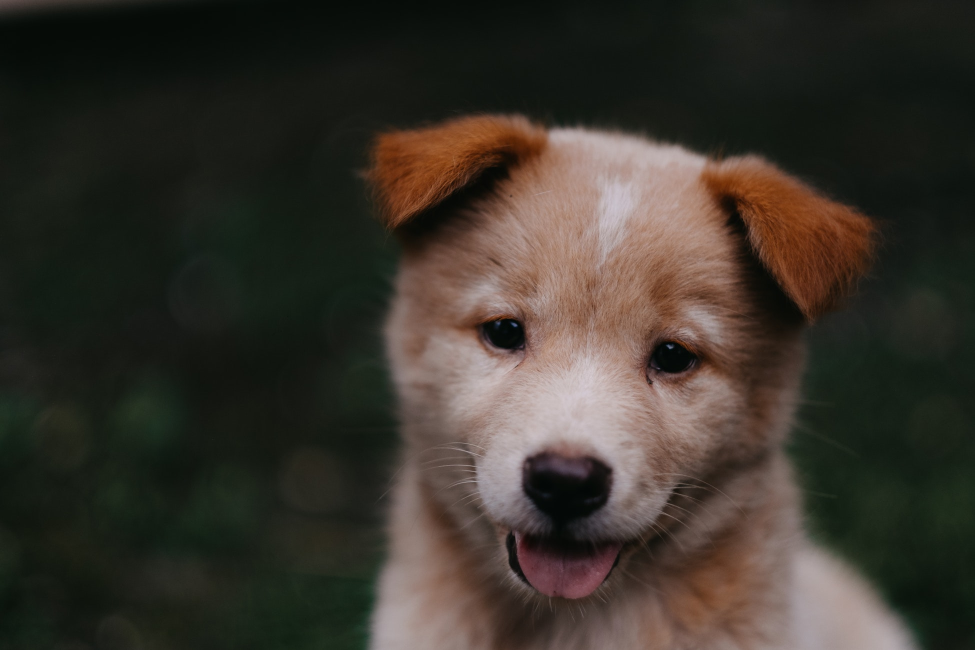
#> input picture 00-puppy.jpg, 1950 x 1300 px, found by its file name (shown at 1/2 size)
$ jupyter execute 'Blending - Image Processing.ipynb'   (shell and % lines are left out)
#> lines starting #> are read from the running program, lines starting #| are printed output that depends on the picture
[cell 1]
# In 1970s, HSL (Hue, Saturation, Lightness) space was developed on top of RGB color space. HSV or HSL are very closely aligned
# with how humans 'actually' percieve colors in real life

[cell 2]
import cv2
import matplotlib.pyplot as plt

[cell 3]
img = cv2.imread('Computer-Vision-with-Python/DATA/00-puppy.jpg')
#> img is the input picture: shape (1300, 1950, 3); mean B, G, R 43.8, 51.8, 57.3

[cell 4]
plt.imshow(img)

[cell 5]
img = cv2.cvtColor(img, cv2.COLOR_BGR2RGB)

[cell 6]
plt.imshow(img)

[cell 7]
# Now if we want to got to HSV or HSL, We can use cv2 again

img1 = cv2.imread('Computer-Vision-with-Python/DATA/00-puppy.jpg')

[cell 8]
img1 = cv2.cvtColor(img1, cv2.COLOR_RGB2HLS)
#> img1: shape (1300, 1950, 3); mean of channels 0, 1, 2 82.1, 52.3, 46.9

[cell 9]
plt.imshow(img1)

# Blending and Pasting Images

[cell 10]
# Blending is a method of combining two or images and add some weight of each image on the final result. We use the
# 'addWeighted' function to achieve this task.

# Formula to calculate final pixel of the image

## new_pixel = (alpha * first_image_pixel) + (beta * second_image_pixel) + gamma(optional)

[cell 11]
img1 = cv2.imread('Computer-Vision-with-Python/DATA/dog_backpack.png')
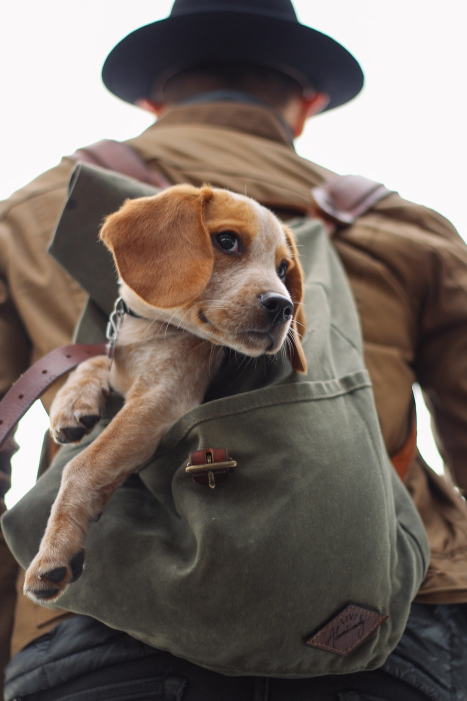
#> input picture dog_backpack.png, 934 x 1401 px, found by its file name (shown at 1/2 size)
#> img1 is the input picture: shape (1401, 934, 3); mean B, G, R 99.5, 106.7, 118.1

[cell 12]
img2 = cv2.imread('Computer-Vision-with-Python/DATA/watermark_no_copy.png')
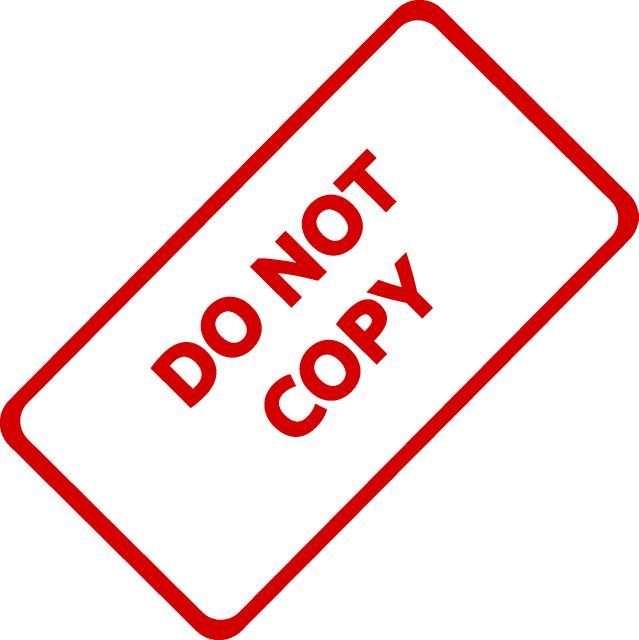
#> input picture watermark_no_copy.png, 1277 x 1280 px, found by its file name (shown at 1/2 size)
#> img2 is the input picture: shape (1280, 1277, 3); mean B, G, R 226.7, 226.7, 250.2

[cell 13]
img1 = cv2.cvtColor(img1, cv2.COLOR_BGR2RGB)
img2 = cv2.cvtColor(img2, cv2.COLOR_BGR2RGB)

[cell 14]
plt.imshow(img1)

[cell 15]
plt.imshow(img2)

[cell 16]
img1.shape
#> Out = (1401, 934, 3)

[cell 17]
img2.shape
#> Out = (1280, 1277, 3)

[cell 18]
# Resizing to blend the images of same size

img1 = cv2.resize(img1,(1200,1200))
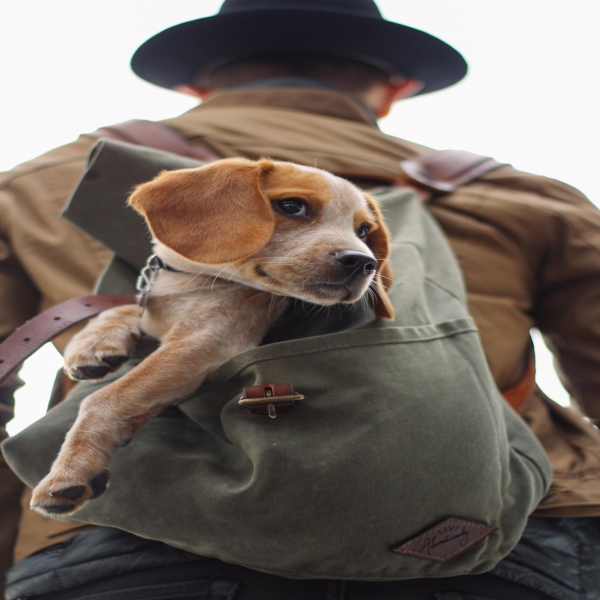
#> img1: shape (1200, 1200, 3) (shown at 1/2 size); mean R, G, B 118, 106.6, 99.4
img2 = cv2.resize(img2,(1200,1200))
#> img2: shape (1200, 1200, 3)

[cell 19]
blended = cv2.addWeighted(img1, 1, img2, 0.1,0.2) # addWeighted works only when the images are of the same size
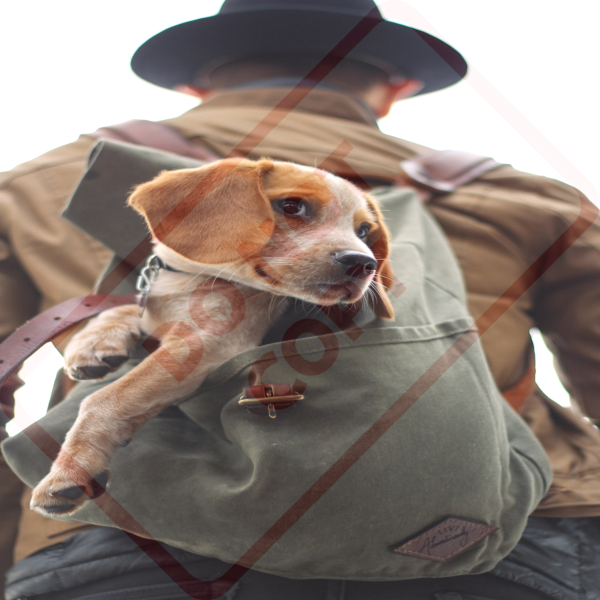
#> blended: shape (1200, 1200, 3) (shown at 1/2 size); mean R, G, B 140.2, 126.9, 119.7

[cell 20]
plt.imshow(blended)

[cell 21]
# OVERLAY SMALL IMAGE ON TOP OF LARGER IMAGE
# NUMPY REASSIGNMENT

[cell 22]
img1 = cv2.imread('Computer-Vision-with-Python/DATA/dog_backpack.png')
img1 = cv2.cvtColor(img1, cv2.COLOR_BGR2RGB)

[cell 23]
img2 = cv2.imread('Computer-Vision-with-Python/DATA/watermark_no_copy.png')
img2 = cv2.cvtColor(img2, cv2.COLOR_BGR2RGB)
img2 = cv2.resize(img2, (600,600))
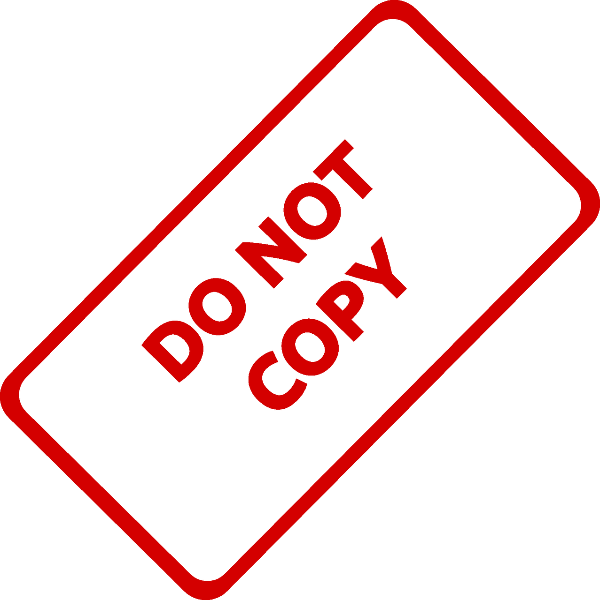
#> img2: shape (600, 600, 3); mean R, G, B 250.2, 226.7, 226.7

[cell 24]
img1.shape
#> Out = (1401, 934, 3)

[cell 25]
img2.shape
#> Out = (600, 600, 3)

[cell 26]
large_img = img1
small_img = img2

[cell 27]
large_img.shape
#> Out = (1401, 934, 3)

[cell 28]
small_img.shape

[cell 29]
x_offset = 0
y_offset = 0

[cell 30]
x_end = x_offset + small_img.shape[1]  #Because numpy treats columns as the x-axis of the image
y_end = y_offset + small_img.shape[0]  #Because numpy treats rows as the y-axis of the image

[cell 31]
large_img[x_offset:x_end, y_offset:y_end] = small_img
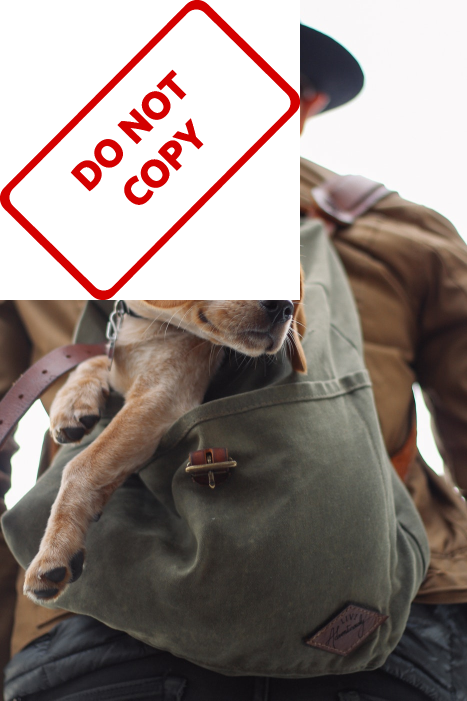
#> large_img: shape (1401, 934, 3) (shown at 1/2 size); mean R, G, B 146.7, 133.7, 129.1
